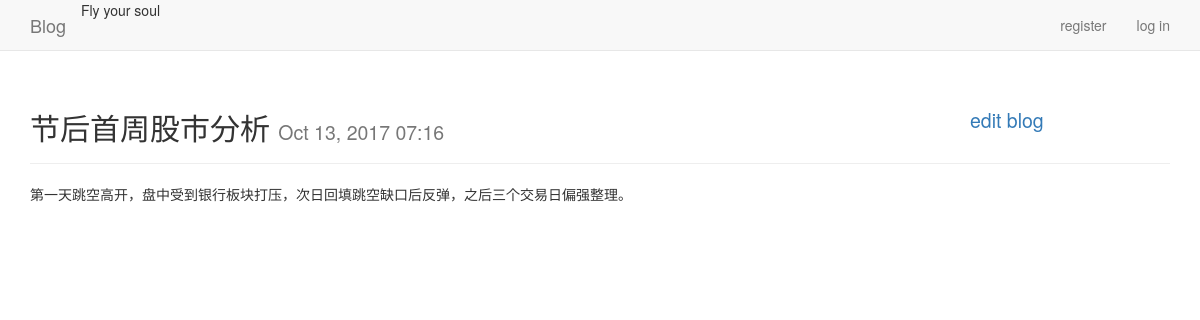
Screenshot of /blogpost/2/ with the database file from the repository.
### blogs/models.py (models this page shows, shortened)
class BlogPost(models.Model):
    title = models.CharField(max_length=200)
    text = models.TextField()
    date_added = models.DateTimeField(default=timezone.now)
    owner = models.ForeignKey(User)

### blogs/views.py (the view)
# urls.py: url(r'^blogpost/(?P<blogpost_id>\d+)/$', views.blogpost, name='blogpost'),
def blogpost(request, blogpost_id):
    blogpost = BlogPost.objects.get(id=blogpost_id)
    context = {'blogpost': blogpost}
    return render(request, 'blogs/blogpost.html', context)

### blogs/templates/blogs/blogpost.html
{% extends "blogs/base.html" %}
{% block header %}
	<h2>{{ blogpost.title }}
	  <small><span>
	  	{{ blogpost.date_added|date:'M d, Y H:i' }}
	  </span>
	  <span style="float:right; width: 200px;vertical-align:bottom">
	  	<a href="{% url 'blogs:edit_blog' blogpost.id %}">edit blog</a>
	  </span></small></h2>
{% endblock header %}
{% block content %}
  <div>{{ blogpost.text|linebreaks }}</div>
{% endblock content %}

### rows the page displays
BlogPost: title "节后首周股市分析", date_added "Oct 13, 2017 07:16", text "第一天跳空高开，盘中受到银行板块打压，次日回填跳空缺口后反弹，之后三个交易日偏强整理。"
